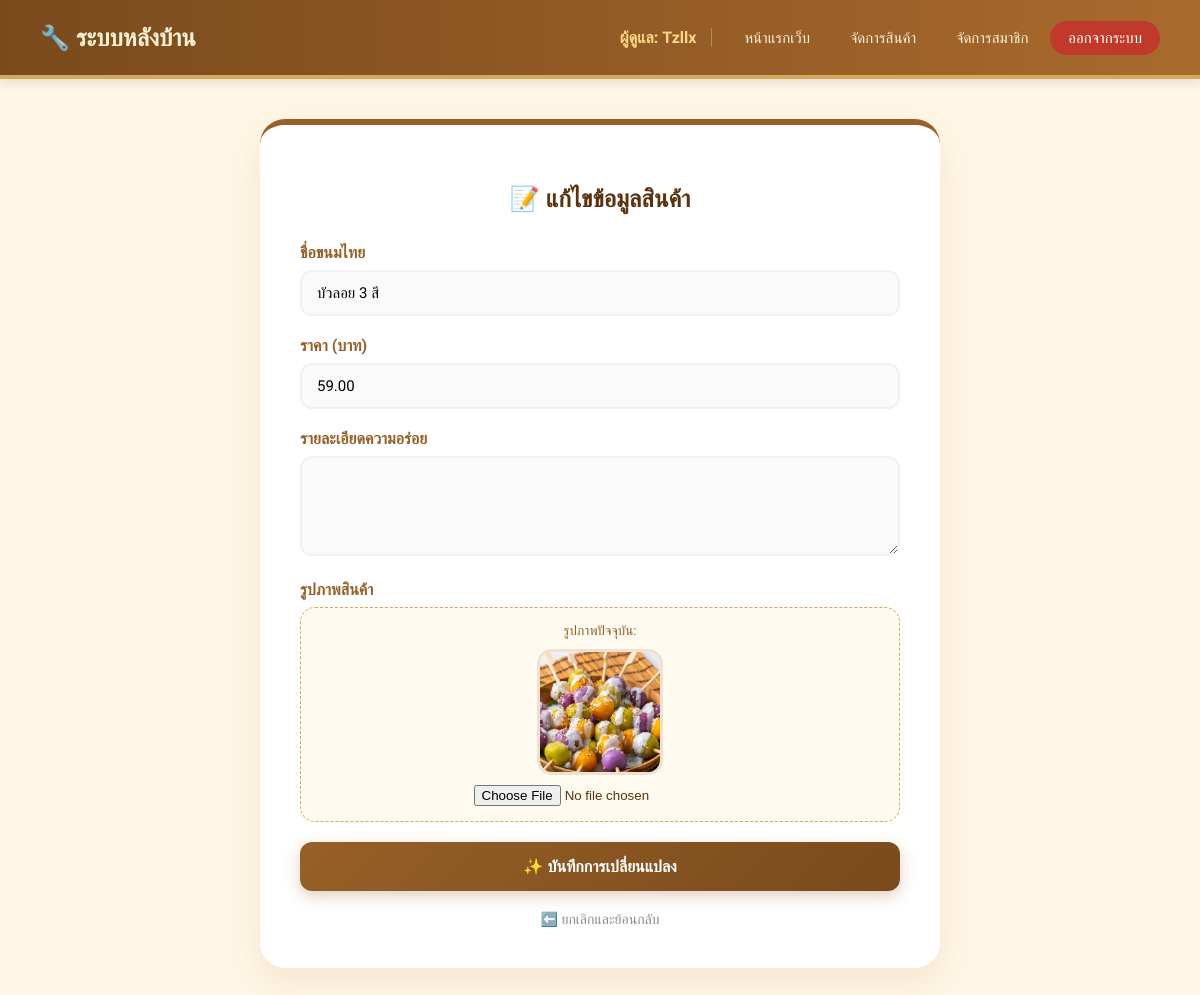
Screenshot of /admin/edit_item.php?id=32 (signed in) with the database file from the repository.
### tables this page shows
CREATE TABLE `products` (
  `id` int(11) NOT NULL,
  `name` varchar(100) NOT NULL,
  `price` decimal(10,2) NOT NULL,
  `detail` text DEFAULT NULL,
  `image` varchar(255) DEFAULT NULL,
  `created_at` timestamp NOT NULL DEFAULT current_timestamp(),
  `description` text DEFAULT NULL
);

### admin/edit_item.php (the view, shortened to what this page needs)
<?php
require_once "../db.php";
$id = $_GET['id'];
$stmt = $pdo->prepare("SELECT * FROM products WHERE id = ?");
$stmt->execute([$id]);
$product = $stmt->fetch();
?>
<!DOCTYPE html>
<html lang="th">
<head>
</head>
<body>
<header class="navbar">
    <div class="logo">🔧 ระบบหลังบ้าน</div>
    <nav>
        <span class="user-info">ผู้ดูแล: <?= htmlspecialchars($_SESSION['username'] ?? 'Admin') ?></span>
        <a href="index_admin.php">หน้าแรกเว็บ</a>
        <a href="admin_products.php">จัดการสินค้า</a>
        <a href="edit_member.php">จัดการสมาชิก</a>
        <a href="../logout.php" class="btn-logout">ออกจากระบบ</a>
    </nav>
</header>
<div class="container">
    <div class="edit-card">
        <h2>📝 แก้ไขข้อมูลสินค้า</h2>
        <form action="" method="POST" enctype="multipart/form-data">
            <div class="form-group">
                <label>ชื่อขนมไทย</label>
                <input type="text" name="name" value="<?= htmlspecialchars($product['name']) ?>" required>
            </div>
            <div class="form-group">
                <label>ราคา (บาท)</label>
                <input type="number" name="price" step="0.01" value="<?= $product['price'] ?>" required>
            </div>
            <div class="form-group">
                <label>รายละเอียดความอร่อย</label>
                <textarea name="detail" rows="4"><?= htmlspecialchars($product['detail']) ?></textarea>
            </div>
            <div class="form-group">
                <label>รูปภาพสินค้า</label>
                <div style="display: flex; flex-direction: column; align-items: center; background: #fffaf0; padding: 15px; border-radius: 15px; border: 1px dashed #d6a85a;">
                    <small style="color: #966027; margin-bottom: 10px;">รูปภาพปัจจุบัน:</small>
                    <img src="../assets/images/<?= !empty($product['image']) ? $product['image'] : 'no-image.jpg' ?>" class="current-img">
                    <input type="file" name="image" accept="image/*">
                </div>
            </div>
            <button type="submit" class="btn-save">✨ บันทึกการเปลี่ยนแปลง</button>
            <a href="admin_products.php" class="btn-back">⬅️ ยกเลิกและย้อนกลับ</a>
        </form>
    </div>
</div>
</body>
</html>

### admin/edit_item.php (style rules this page uses)
body { margin: 0; font-family: 'Sarabun', sans-serif; background: #fff6e5; color: #5a320f; }
.navbar { display: flex; justify-content: space-between; align-items: center; padding: 0 40px; height: 75px; background: linear-gradient(90deg, #7a4a1d, #a96a2d); border-bottom: 4px solid #d6a85a; position: sticky; top: 0; z-index: 1000; box-shadow: 0 4px 10px rgba(0,0,0,0.1); }
.navbar .logo { font-size: 24px; font-weight: bold; color: #fff3d6; }
.navbar nav a { text-decoration: none; color: #fff3d6; padding: 8px 18px; border-radius: 25px; transition: 0.3s; font-size: 15px; }
.user-info { color: #ffd68a; font-weight: bold; padding-right: 15px; border-right: 1px solid rgba(255, 243, 214, 0.3); margin-right: 10px; }
.btn-logout { background: #c0392b !important; color: white !important; }
.container { padding: 40px 20px; display: flex; justify-content: center; }
.edit-card { background: white; width: 100%; max-width: 600px; padding: 40px; border-radius: 25px; box-shadow: 0 15px 35px rgba(150, 96, 39, 0.1); border-top: 6px solid #966027; }
h2 { color: #5a320f; margin-bottom: 30px; text-align: center; }
.form-group { margin-bottom: 20px; }
label { display: block; margin-bottom: 8px; font-weight: 600; color: #966027; }
input[type="text"], input[type="number"], textarea { width: 100%; padding: 12px 15px; border: 2px solid #f1f1f1; border-radius: 12px; box-sizing: border-box; font-family: 'Sarabun', sans-serif; font-size: 15px; transition: 0.3s; background: #fafafa; }
.current-img { width: 120px; height: 120px; object-fit: cover; border-radius: 15px; border: 3px solid #f0e0d0; margin-bottom: 10px; }
.btn-save { background: linear-gradient(135deg, #966027, #7a4a1d); color: white; border: none; padding: 15px; border-radius: 12px; cursor: pointer; width: 100%; font-size: 16px; font-weight: bold; transition: 0.3s; box-shadow: 0 5px 15px rgba(150, 96, 39, 0.3); }
.btn-back { display: block; text-align: center; margin-top: 20px; color: #888; text-decoration: none; font-size: 14px; transition: 0.3s; }

### rows the page displays
products: name "บัวลอย 3 สี", price "59.00", image (picture)

### other values shown
$_SESSION['username'] "Tzllx"
